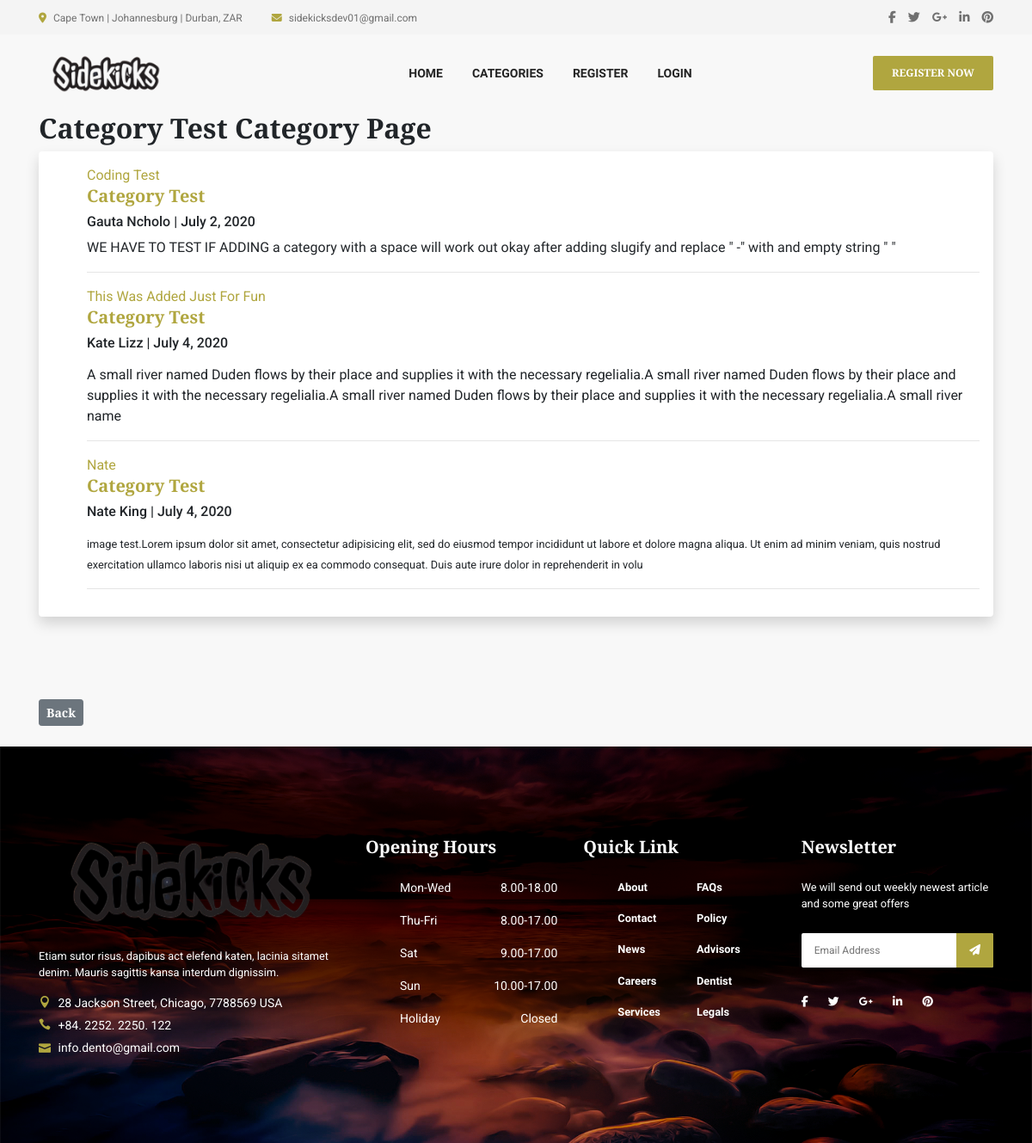
Page /category/category-test/ on the committed database.
### myblog/models.py (models this page shows, shortened)
class Post(models.Model):
    title = models.CharField(max_length=255)
    header_image = models.ImageField(null=True, blank=True, upload_to="images/")
    title_tag = models.CharField(max_length=255)
    author = models.ForeignKey(User, on_delete=models.CASCADE)
    body = RichTextField(blank=True, null=True)
    post_date = models.DateField(auto_now_add=True)
    category = models.CharField(max_length=255, default='coding')
    snippet = models.CharField(max_length=255, null=True, blank=True)
    likes = models.ManyToManyField(User, related_name="blog_posts")

### myblog/views.py (the view)
# urls.py: path('category/<str:cats>/', CategoryView, name="category"),
def CategoryView(request, cats):
    category_posts = Post.objects.filter(category=cats.replace('-', ' '))
    return render(request, 'categories.html', {'cats':cats.title().replace('-', ' '), 'category_posts':category_posts})

### myblog/templates/categories.html (shortened to what this page needs)
{% extends 'base.html' %}
{% block content %}
{% if category_posts %}
<h2>{{ cats }} Category Page</h2>
<div class=" shadow p-3 mb-5 bg-white rounded">
  <ul>
    {% for post in category_posts %}
    <li>
      <a href="{% url 'article-detail' post.pk %}"> {{ post.title|title  }}</a>
      <a href="{% url 'category' post.category|slugify %}">
        <h5>{{ post.category|title  }}</h5>
      </a>
      <h6>{{ post.author.first_name }}
        {{ post.author.last_name }} | {{ post.post_date }}</h6>
      <p class="snip">{{ post.body|slice:":300"|safe }}</p>
    </li>
    <hr>
    {% endfor %}
  </ul>
</div>
{% else %}
<h3>Sorry this page does not exist...</h3>
{% endif %}
<br><br>
<a href="{% url 'home' %}" class="btn btn-secondary btn-sm">Back</a>
<br><br>
{% endblock %}

### myblog/templates/base.html (shortened to what this page needs)
{% load static %}
<!doctype html>
<html lang="en">
<head>
  <link rel="stylesheet" href="https://stackpath.bootstrapcdn.com/bootstrap/4.5.0/css/bootstrap.min.css"
>
  <link rel="stylesheet" href="{% static 'myblog/css/style.css' %}">
</head>
<body>
  <header class="header-area">
    <div class="top-header-area">
      <div class="container h-100">
        <div class="row h-100 align-items-center">
          <div class="col-6 col-md-9 col-lg-8">
            <div class="top-header-content">
              <a href="#" data-toggle="tooltip" data-placement="bottom" title="Cpt|Jhb|Dbn"><i
                  class="fa fa-map-marker"></i> <span>
                  Cape Town | Johannesburg | Durban, ZAR</span></a>
              <a href="#" data-toggle="tooltip" data-placement="bottom" title="info.dento@gmail.com"><i
                  class="fa fa-envelope"></i> <span>sidekicksdev01@gmail.com</span></a>
            </div>
          </div>
          <div class="col-6 col-md-3 col-lg-4">
            <div class="top-header-social-info text-right">
              <a href="https://www.facebook.com/gauta.ncholo" data-toggle="tooltip" data-placement="bottom"
                title="Facebook"><i class="fa fa-facebook"></i></a>
              <a href="#" data-toggle="tooltip" data-placement="bottom" title="Twitter"><i
                  class="fa fa-twitter"></i></a>
              <a href="#" data-toggle="tooltip" data-placement="bottom" title="Google Plus"><i
                  class="fa fa-google-plus"></i></a>
              <a href="#" data-toggle="tooltip" data-placement="bottom" title="Linkedin"><i
                  class="fa fa-linkedin"></i></a>
              <a href="#" data-toggle="tooltip" data-placement="bottom" title="Pinterest"><i
                  class="fa fa-pinterest"></i></a>
            </div>
          </div>
        </div>
      </div>
    </div>
    <div class="main-header-area">
      <div class="classy-nav-container breakpoint-off">
        <div class="container">
          <nav class="classy-navbar justify-content-between" id="dentoNav">
            <a class="nav-brand" href="{% url 'home' %}"><img src="{% static 'myblog/images/side0.png' %}" alt=""></a>
            <div class="classy-menu">
              <div class="classynav">
                <ul id="nav">
                  <li><a href="{% url 'home' %}">home</a></li>
                  <li><a href="{% url 'category-list' %}">Categories</a></li>
                  {% if user.is_authenticated %}
                  <li><a href="{% url 'add_category' %}">Add Category</a></li>
                  <li><a href="{% url 'logout' %}">Logout</a></li>
                  <li><a href="#">Profile</a>
                    <ul class="dropdown">
                      <li><a href="{% url 'edit_profile' %}">Profile Settings</a></li>
                      {% if  user.profile.id %}
                      <li><a href="{% url 'edit_profile_page' user.profile.id %}">Edit Profile</a></li>
                      <li><a href="{% url 'show_profile_page' user.profile.id %}">Profile</a></li>
                      {% else %}
                      <li><a href="{% url 'create_profile_page' %}">Create Profile</a></li>
                      {% endif %}
                    </ul>
                  </li>
                  {% else %}
                  <li><a href="{% url 'register' %}">Register</a></li>
                  <li><a href="{% url 'login' %}">Login</a></li>
                  {% endif %}
                </ul>
              </div>
            </div>
            {% if user.is_authenticated %}
            <a href="{% url 'add_post' %}" class="btn dento-btn booking-btn">Add Post</a>
            {% else %}
            <a href="{% url 'register' %}" class="btn dento-btn booking-btn">Register Now</a>
            {% endif %}
          </nav>
        </div>
      </div>
    </div>
  </header>
  <div class="container">
    {% block content %}
    {% endblock %}
  </div>
  <footer class="footer-area bg-img bg-gradient-overlay"
    style="background-image: url({% static 'myblog/images/bg.png'%});">
    <div class="container">
      <div class="row">
        <div class="col-12 col-sm-6 col-lg-4">
          <div class="single-footer-widget">
            <a href="{% url 'home' %}" class="d-block mb-4"><img src="{% static 'myblog/images/side0.png' %}"
                alt=""></a>
            <p>Etiam sutor risus, dapibus act elefend katen, lacinia sitamet denim. Mauris sagittis kansa interdum
              dignissim.</p>
            <div class="footer-contact">
              <p><i class="icon_pin"></i> 28 Jackson Street, Chicago, 7788569 USA</p>
              <p><i class="icon_phone"></i> +84. 2252. 2250. 122</p>
              <p><i class="icon_mail"></i> info.dento@gmail.com</p>
            </div>
          </div>
        </div>
        <div class="col-12 col-sm-6 col-lg">
          <div class="single-footer-widget">
            <h5 class="widget-title">Opening Hours</h5>
            <ul class="opening-hours">
              <li><span>Mon-Wed</span> <span>8.00-18.00</span></li>
              <li><span>Thu-Fri</span> <span>8.00-17.00</span></li>
              <li><span>Sat</span> <span>9.00-17.00</span></li>
              <li><span>Sun</span> <span>10.00-17.00</span></li>
              <li><span>Holiday</span> <span>Closed</span></li>
            </ul>
          </div>
        </div>
        <div class="col-12 col-sm-6 col-lg">
          <div class="single-footer-widget">
            <h5 class="widget-title">Quick Link</h5>
            <nav>
              <ul class="quick-links">
                <li><a href="{% url 'home' %}">About</a></li>
                <li><a href="#">FAQs</a></li>
                <li><a href="{% url 'home' %}">Contact</a></li>
                <li><a href="#">Policy</a></li>
                <li><a href="#">News</a></li>
                <li><a href="#">Advisors</a></li>
                <li><a href="#">Careers</a></li>
                <li><a href="#">Dentist</a></li>
                <li><a href="{% url 'home' %}">Services</a></li>
                <li><a href="#">Legals</a></li>
              </ul>
            </nav>
          </div>
        </div>
        <div class="col-12 col-sm-6 col-lg">
          <div class="single-footer-widget">
            <h5 class="widget-title">Newsletter</h5>
            <p>We will send out weekly newest article and some great offers</p>
            <div class="footer-newsletter-form">
              <form action="#" method="post">
                <input type="email" name="nl-email" value="" placeholder="Email Address">
                <button type="submit"><i class="fa fa-paper-plane" aria-hidden="true"></i></button>
              </form>
            </div>
            <div class="footer-social-info">
              <a href="https://www.facebook.com/gauta.ncholo" data-toggle="tooltip" data-placement="top"
                title="Facebook"><i class="fa fa-facebook"></i></a>
              <a href="#" data-toggle="tooltip" data-placement="top" title="Twitter"><i class="fa fa-twitter"></i></a>
              <a href="#" data-toggle="tooltip" data-placement="top" title="Google Plus"><i
                  class="fa fa-google-plus"></i></a>
              <a href="#" data-toggle="tooltip" data-placement="top" title="Linkedin"><i class="fa fa-linkedin"></i></a>
              <a href="#" data-toggle="tooltip" data-placement="top" title="Pinterest"><i
                  class="fa fa-pinterest"></i></a>
            </div>
          </div>
        </div>
      </div>
    </div>
  </footer>
</body>
</html>

### static/myblog/css/style.css (style rules this page uses)
h2, h3, h5 { font-family: 'Zilla Slab', serif; font-weight: 600; }
.snip { font-family: 'Nanum Myeongjo', serif; }
.btn { font-family: 'Zilla Slab', serif; font-weight: 600; }
nav { font-family: 'Nanum Myeongjo', serif; font-weight: 600; }
a { color: #b0a63f; }
body { background-color: #f8f8f8; }
.dento-btn { position: relative; z-index: 1; min-width: 170px; height: 46px; line-height: 42px; font-size: 14px; font-weight: 600; display: inline-block; padding: 0 20px; text-align: center; text-transform: uppercase; color: #ffffff; border-radius: 2px; background-color: #b0a63f; -webkit-transition: all 500ms; -o-transition: all 500ms; transition: all 500ms; border: 2px solid #b0a63f; }
.dento-btn.booking-btn { color: #ffffff !important; font-weight: 600; min-width: 140px; height: 40px; line-height: 36px; font-size: 12px; }
.header-area { position: relative; z-index: 599; width: 100%; -webkit-transition-duration: 500ms; -o-transition-duration: 500ms; transition-duration: 500ms; }
.top-header-area { position: relative; z-index: 1; height: 40px; background-color: #f4f4f4; }
.top-header-area .top-header-content a { display: inline-block; font-size: 12px; color: #707070; }
.top-header-area .top-header-content a i { color: #b0a63f; margin-right: 5px; }
.top-header-area .top-header-content a:last-child { margin-left: 30px; }
.top-header-area .top-header-social-info a { color: #707070; display: inline-block; font-size: 14px; margin-left: 10px; }
.classy-nav-container .classy-navbar .nav-brand { max-width: 150px; }
.classy-nav-container { background-color: transparent; }
.classy-nav-container .classy-navbar { height: 90px; padding: 0; }
.classy-nav-container .classy-navbar .classynav ul li a { padding: 0 15px; font-weight: 600; font-size: 14px; text-transform: uppercase; }
.footer-area { position: relative; z-index: 1; padding-top: 100px; }
.single-footer-widget { position: relative; z-index: 1; margin-bottom: 100px; }
.single-footer-widget .widget-title { color: #ffffff; margin-top: 5px; margin-bottom: 25px; display: block; }
.single-footer-widget p { color: #ffffff; }
.single-footer-widget .footer-contact { position: relative; z-index: 1; }
.single-footer-widget .footer-contact p { margin-bottom: 5px; font-size: 14px; }
.single-footer-widget .footer-contact p i { display: inline-block; margin-right: 5px; color: #b0a63f; }
.single-footer-widget .footer-contact p:last-child { margin-bottom: 0; }
.single-footer-widget .opening-hours { position: relative; z-index: 1; }
.single-footer-widget .opening-hours li { display: -webkit-box; display: -ms-flexbox; display: flex; -webkit-box-pack: justify; -ms-flex-pack: justify; justify-content: space-between; color: #ffffff; margin-bottom: 17px; font-size: 14px; }
.single-footer-widget .opening-hours li:last-child { margin-bottom: 0; }
.single-footer-widget .quick-links { position: relative; z-index: 1; display: -webkit-box; display: -ms-flexbox; display: flex; -webkit-box-pack: justify; -ms-flex-pack: justify; justify-content: space-between; -ms-flex-wrap: wrap; flex-wrap: wrap; }
.single-footer-widget .quick-links li { -webkit-box-flex: 0; -ms-flex: 0 0 50%; flex: 0 0 50%; max-width: 50%; width: 50%; }
.single-footer-widget .quick-links li a { color: #ffffff; margin-bottom: 17px; display: block; }
.single-footer-widget .quick-links li:last-child a { margin-bottom: 0; }
.single-footer-widget .footer-newsletter-form { position: relative; z-index: 1; margin-bottom: 30px; margin-top: 25px; }
.single-footer-widget .footer-newsletter-form input { width: 100%; height: 40px; background-color: #ffffff; border-radius: 2px; border: none; font-size: 12px; padding: 0 15px; }
.single-footer-widget .footer-newsletter-form button { width: auto; padding: 0 15px; background-color: #b0a63f; color: #ffffff; border: none; border-radius: 0 2px 2px 0; line-height: 40px; height: 40px; cursor: pointer; position: absolute; top: 0; right: 0; z-index: 10; -webkit-transition-duration: 500ms; -o-transition-duration: 500ms; transition-duration: 500ms; }
.single-footer-widget .footer-social-info a { display: inline-block; color: #ffffff; margin-right: 20px; }

### rows in the picture
Post: title "Coding Test", category "Category Test", author.first_name "Gauta", author.last_name "Ncholo", post_date "July 2, 2020", body "WE HAVE TO TEST IF ADDING a category with a space will work out okay after adding slugify and replace \" -\" with and empty string \" \""
Post: title "This Was Added Just For Fun", category "Category Test", author.first_name "Kate", author.last_name "Lizz", post_date "July 4, 2020", body "A small river named Duden flows by their place and supplies it with the necessary regelialia.A small river named Duden flows by their place and supplies it with the necessary regelialia.A small river named Duden flows by their place and supplies it with the necessary regelialia.A small river name"
Post: title "Nate", category "Category Test", author.first_name "Nate", author.last_name "King", post_date "July 4, 2020", body "image test.Lorem ipsum dolor sit amet, consectetur adipisicing elit, sed do eiusmod tempor incididunt ut labore et dolore magna aliqua. Ut enim ad minim veniam, quis nostrud exercitation ullamco laboris nisi ut aliquip ex ea commodo consequat. Duis aute irure dolor in reprehenderit in volu"

### other values in the picture
{{ cats }} "Category Test"
